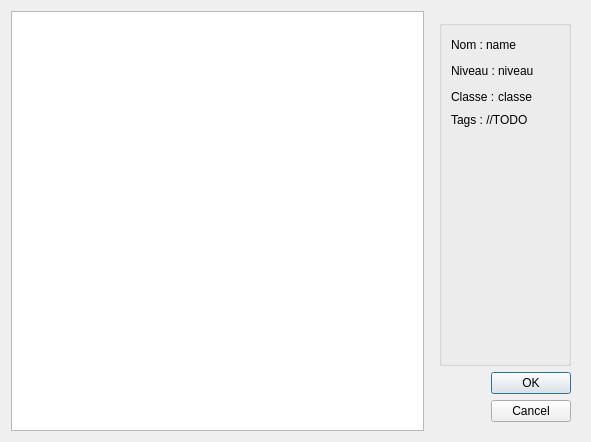
<?xml version="1.0" encoding="UTF-8"?>
<ui version="4.0">
 <class>c_load_builder_dialog</class>
 <widget class="QDialog" name="c_load_builder_dialog">
  <property name="geometry">
   <rect>
    <x>0</x>
    <y>0</y>
    <width>591</width>
    <height>442</height>
   </rect>
  </property>
  <property name="windowTitle">
   <string>Dialog</string>
  </property>
  <layout class="QHBoxLayout" name="horizontalLayout_2">
   <item>
    <widget class="QTableView" name="tableView"/>
   </item>
   <item>
    <widget class="QWidget" name="verticalWidget" native="true">
     <property name="maximumSize">
      <size>
       <width>150</width>
       <height>16777215</height>
      </size>
     </property>
     <layout class="QVBoxLayout" name="verticalLayout">
      <item>
       <widget class="QGroupBox" name="groupBox">
        <property name="title">
         <string/>
        </property>
        <layout class="QVBoxLayout" name="verticalLayout_3">
         <item>
          <layout class="QHBoxLayout" name="horizontalLayout_3">
           <property name="spacing">
            <number>3</number>
           </property>
           <item>
            <widget class="QLabel" name="label_5">
             <property name="text">
              <string>Nom :</string>
             </property>
            </widget>
           </item>
           <item>
            <widget class="QLabel" name="name">
             <property name="text">
              <string>name</string>
             </property>
            </widget>
           </item>
           <item>
            <spacer name="horizontalSpacer_2">
             <property name="orientation">
              <enum>Qt::Horizontal</enum>
             </property>
             <property name="sizeHint" stdset="0">
              <size>
               <width>40</width>
               <height>20</height>
              </size>
             </property>
            </spacer>
           </item>
          </layout>
         </item>
         <item>
          <layout class="QHBoxLayout" name="horizontalLayout_4">
           <property name="spacing">
            <number>3</number>
           </property>
           <item>
            <widget class="QLabel" name="label_2">
             <property name="text">
              <string>Niveau :</string>
             </property>
            </widget>
           </item>
           <item>
            <widget class="QLabel" name="niveau">
             <property name="text">
              <string>niveau</string>
             </property>
            </widget>
           </item>
           <item>
            <spacer name="horizontalSpacer_3">
             <property name="orientation">
              <enum>Qt::Horizontal</enum>
             </property>
             <property name="sizeHint" stdset="0">
              <size>
               <width>40</width>
               <height>20</height>
              </size>
             </property>
            </spacer>
           </item>
          </layout>
         </item>
         <item>
          <layout class="QHBoxLayout" name="horizontalLayout_5">
           <property name="spacing">
            <number>3</number>
           </property>
           <item>
            <widget class="QLabel" name="label_3">
             <property name="text">
              <string>Classe :</string>
             </property>
            </widget>
           </item>
           <item>
            <widget class="QLabel" name="classe">
             <property name="text">
              <string>classe</string>
             </property>
            </widget>
           </item>
           <item>
            <spacer name="horizontalSpacer_4">
             <property name="orientation">
              <enum>Qt::Horizontal</enum>
             </property>
             <property name="sizeHint" stdset="0">
              <size>
               <width>40</width>
               <height>20</height>
              </size>
             </property>
            </spacer>
           </item>
          </layout>
         </item>
         <item>
          <widget class="QLabel" name="label_4">
           <property name="text">
            <string>Tags : //TODO</string>
           </property>
          </widget>
         </item>
         <item>
          <spacer name="verticalSpacer">
           <property name="orientation">
            <enum>Qt::Vertical</enum>
           </property>
           <property name="sizeHint" stdset="0">
            <size>
             <width>20</width>
             <height>40</height>
            </size>
           </property>
          </spacer>
         </item>
        </layout>
       </widget>
      </item>
      <item>
       <widget class="QWidget" name="horizontalWidget" native="true">
        <property name="maximumSize">
         <size>
          <width>16777215</width>
          <height>50</height>
         </size>
        </property>
        <layout class="QHBoxLayout" name="horizontalLayout">
         <property name="leftMargin">
          <number>0</number>
         </property>
         <property name="topMargin">
          <number>0</number>
         </property>
         <property name="rightMargin">
          <number>0</number>
         </property>
         <property name="bottomMargin">
          <number>0</number>
         </property>
         <item>
          <spacer name="horizontalSpacer">
           <property name="orientation">
            <enum>Qt::Horizontal</enum>
           </property>
           <property name="sizeHint" stdset="0">
            <size>
             <width>40</width>
             <height>20</height>
            </size>
           </property>
          </spacer>
         </item>
         <item>
          <widget class="QDialogButtonBox" name="buttonBox">
           <property name="orientation">
            <enum>Qt::Vertical</enum>
           </property>
           <property name="standardButtons">
            <set>QDialogButtonBox::Cancel|QDialogButtonBox::Ok</set>
           </property>
          </widget>
         </item>
        </layout>
       </widget>
      </item>
     </layout>
    </widget>
   </item>
  </layout>
 </widget>
 <resources/>
 <connections>
  <connection>
   <sender>buttonBox</sender>
   <signal>accepted()</signal>
   <receiver>c_load_builder_dialog</receiver>
   <slot>accept()</slot>
   <hints>
    <hint type="sourcelabel">
     <x>248</x>
     <y>254</y>
    </hint>
    <hint type="destinationlabel">
     <x>157</x>
     <y>274</y>
    </hint>
   </hints>
  </connection>
  <connection>
   <sender>buttonBox</sender>
   <signal>rejected()</signal>
   <receiver>c_load_builder_dialog</receiver>
   <slot>reject()</slot>
   <hints>
    <hint type="sourcelabel">
     <x>316</x>
     <y>260</y>
    </hint>
    <hint type="destinationlabel">
     <x>286</x>
     <y>274</y>
    </hint>
   </hints>
  </connection>
 </connections>
</ui>
